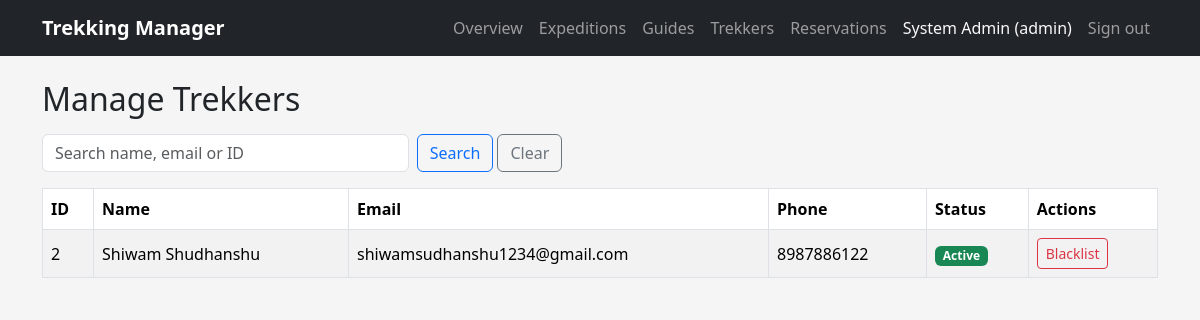
Before: /admin/trekkers (signed in) with the older database file.
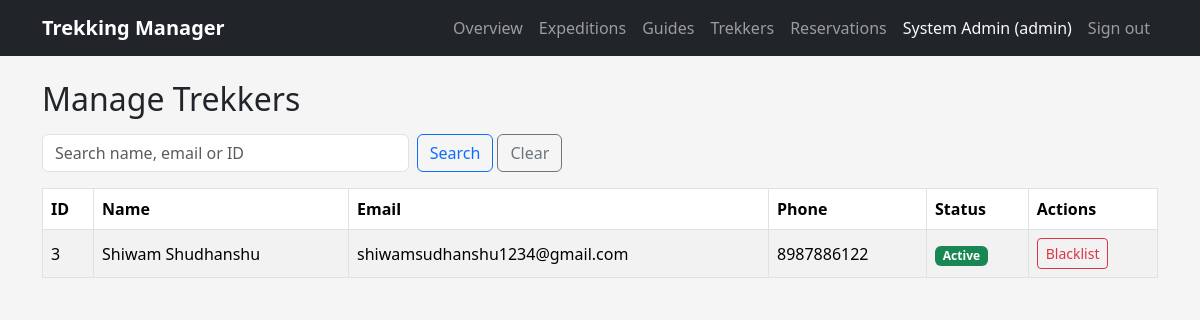
After: the same page with the newer database file.
### models.py (models this page shows)
class Account(db.Model):
    __tablename__ = "accounts"
    id = db.Column(db.Integer, primary_key=True)
    full_name = db.Column(db.String(120), nullable=False)
    email = db.Column(db.String(120), nullable=False, unique=True)
    password_hash = db.Column(db.String(255), nullable=False)
    role = db.Column(db.String(20), nullable=False)
    phone_no = db.Column(db.String(20))
    account_status = db.Column(db.String(20), nullable=False, default="active")
    joined_on = db.Column(db.DateTime, default=datetime.utcnow)
    guided_expeditions = db.relationship("Expedition", backref="guide", lazy=True)
    reservations = db.relationship("Reservation", backref="account", lazy=True)

### main.py (the view, shortened to what this page needs)
@app.route("/admin/trekkers", endpoint="admin.list_trekkers")
@roles_only("admin")
def admin_list_trekkers():
    search_term = request.args.get("q", "").strip()
    query = Account.query.filter_by(role="user")
    trekkers = query.order_by(Account.joined_on.desc()).all()
    return render_template("admin/trekkers.html", trekkers=trekkers, q=search_term)

### main.py (called while the page is built)
def roles_only(*allowed_roles):
    def outer(view_func):
        @wraps(view_func)
        def guarded(*args, **kwargs):
            if "account_id" not in session:
                flash("Please sign in first.", "warning")
                return redirect(url_for("auth.login"))
            if session.get("role") not in allowed_roles:
                flash("That page isn't available for your account type.", "danger")
                return redirect(url_for("auth.landing"))
            return view_func(*args, **kwargs)
        return guarded
    return outer

### templates/admin/trekkers.html (shortened to what this page needs)
{% extends "layout.html" %}
{% block body %}
<h2 class="mb-3">Manage Trekkers</h2>
<form method="GET" class="row g-2 mb-3">
    <div class="col-md-4">
        <input type="text" name="q" value="{{ q }}" class="form-control" placeholder="Search name, email or ID">
    </div>
    <div class="col-auto">
        <button type="submit" class="btn btn-outline-primary">Search</button>
        <a href="{{ url_for('admin.list_trekkers') }}" class="btn btn-outline-secondary">Clear</a>
    </div>
</form>
<div class="table-responsive">
<table class="table table-striped table-bordered bg-white align-middle">
    <thead><tr><th>ID</th><th>Name</th><th>Email</th><th>Phone</th><th>Status</th><th>Actions</th></tr></thead>
    <tbody>
        {% for t in trekkers %}
        <tr>
            <td>{{ t.id }}</td><td>{{ t.full_name }}</td><td>{{ t.email }}</td><td>{{ t.phone_no }}</td>
            <td>
                {% if t.account_status == 'active' %}<span class="badge bg-success">Active</span>
                {% else %}<span class="badge bg-danger">Blacklisted</span>{% endif %}
            </td>
            <td class="text-nowrap">
                {% if t.account_status != 'blacklisted' %}
                    <form method="POST" action="{{ url_for('admin.blacklist_trekker', account_id=t.id) }}" class="d-inline"
                          onsubmit="return confirm('Blacklist this trekker?');">
                        <button type="submit" class="btn btn-sm btn-outline-danger">Blacklist</button>
                    </form>
                {% else %}
                    <form method="POST" action="{{ url_for('admin.reinstate_trekker', account_id=t.id) }}" class="d-inline">
                        <button type="submit" class="btn btn-sm btn-outline-success">Reinstate</button>
                    </form>
                {% endif %}
            </td>
        </tr>
        {% else %}
        <tr><td colspan="6" class="text-center">No trekkers found.</td></tr>
        {% endfor %}
    </tbody>
</table>
</div>
{% endblock %}

Changed rows visible on the page:
no longer on this page (row edited): Account: id "2", full_name "Shiwam Shudhanshu", email "shiwamsudhanshu1234@gmail.com", phone_no "8987886122", account_status "Active"
now on this page (row edited): Account: id "3", full_name "Shiwam Shudhanshu", email "shiwamsudhanshu1234@gmail.com", phone_no "8987886122", account_status "Active"
